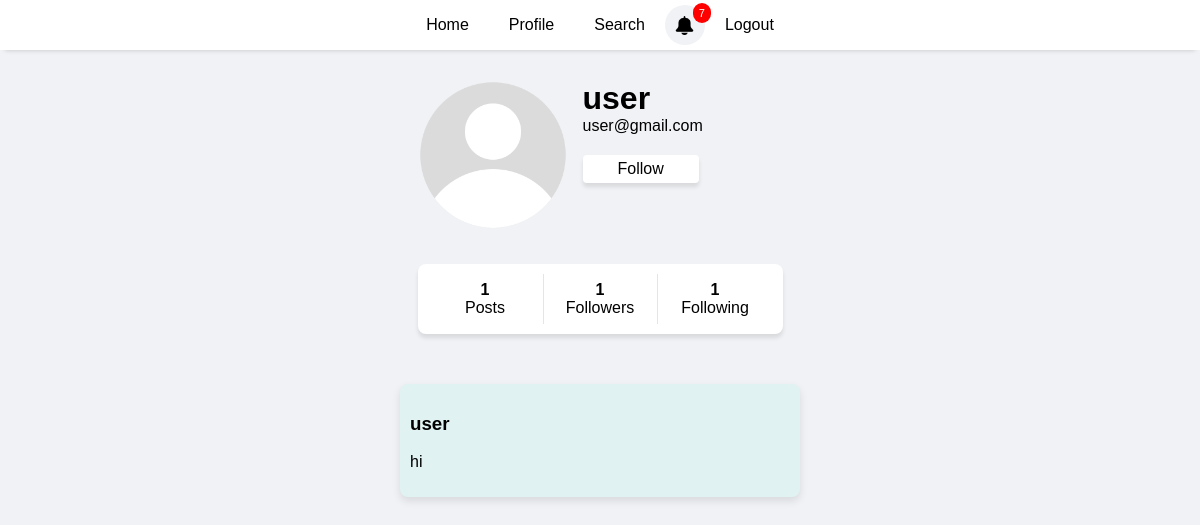
The page /info.php?id=55 (signed in) on the database its author committed.
### tables this page shows
CREATE TABLE `users` (
  `id` int(5) NOT NULL,
  `username` varchar(50) NOT NULL,
  `password` varchar(50) NOT NULL,
  `email` varchar(50) NOT NULL,
  `pdp` enum('default','sara','dalia','islam','mohamed') DEFAULT 'default',
  `verified` varchar(8) NOT NULL
);

CREATE TABLE `posts` (
  `id` int(11) NOT NULL,
  `user_id` int(11) DEFAULT NULL,
  `content` text DEFAULT NULL,
  `created_at` timestamp NOT NULL DEFAULT current_timestamp()
);

### info.php (the view, shortened to what this page needs)
<?php
require("connection.php");
$follower_id = $_GET['id'];
$following = $db -> prepare("SELECT count(followed_id) as following_num  FROM follow WHERE follower_id = :follower_id");
$following -> execute(array(
    "follower_id"=> $follower_id,
));
$followingCount = $following -> fetch();
?>
<?php
$status = '';
$followed_id = $_GET['id'];
$followers = $db -> prepare("SELECT count(follower_id) as follower_num FROM follow WHERE followed_id = :followed_id");
$followers -> execute(array("followed_id"=> $followed_id));
$followersCount = $followers -> fetch();
?>
<!DOCTYPE html>
<html lang="en">
<head>
</head>
<body>
<?php
  require('header.php');
?>
<div class="infoContainer">
<div class="userprofile">
<?php
 require("connection.php");
    $id = $_GET['id'];
 $select = $db -> prepare("SELECT * FROM users WHERE id=:id");
    $select -> execute(array(
        'id' => $id
    ));
    $data = $select->fetch();
?>
<div class="userpdp">
    <?php
if ($data['pdp'] === 'default') {
echo '<img src="uploads/default.png" alt="default Image">';
} elseif ($data['pdp'] === 'sara') {
echo "<img src='uploads/sara.png' alt='sara Image'>";
} elseif ($data['pdp'] === 'dalia') {
echo "<img  src='uploads/dalia.png' alt='dalia Image'>";
}  elseif ($data['pdp'] === 'islam') {
echo"<img src='uploads/islam.png' alt='islam Image'>";
}
elseif ($data['pdp'] === 'mohamed') {
echo"<img class='image' src='uploads/mohamed.png' alt='mohamed Image'>";
} else {
echo '<img src="uploads/default.png" alt="default Image">';
}
?>
</div>
<div class="userinfo">
<h3><?php echo $data['username'] ?></h3>
<span><?php echo $data['email'] ?></span>
<?php if ($status !== 'followed') : ?>
<button id="follow" onclick="window.location.href='follow.php?followed_id=<?php echo $data['id']; ?>'">Follow</button>
<?php elseif($status == 'followed') : ?>
    <button id="unfollow" onclick="window.location.href='unfollow.php?followed_id=<?php echo $data['id']; ?>'">Unfollow</button>
    <?php endif; ?>
</div>
</div>
<div class="stats">
    <div >
        <b><?php echo $followersCount['follower_num']; ?></b>
         <span>Posts</span>
    </div>
     <div  onclick="showFollowers()">
        <b><?php echo $followersCount['follower_num']; ?></b>
     <span>Followers</span>
     </div>
     <div  onclick="showFollowing()">
     <b> <?php echo $followingCount['following_num']; ?> </b>
     <span>Following</span>
     </div>
    </div>
    <div class="posts">
    <?php
 $show = $db->prepare('SELECT posts.content, users.username
 FROM posts
 INNER JOIN users ON posts.user_id = users.id
 WHERE users.id=:id ORDER BY posts.created_at DESC');
$show->execute(array('id' => $id));
while ($data = $show->fetch(PDO::FETCH_ASSOC)){
    echo '<div class="post">';
    echo '<h3>' . htmlspecialchars($data['username']) . '</h3>';
    echo '<p>' . htmlspecialchars($data['content']) . '</p>';
    echo '</div>';
}
?>
    </div>
    </div>
</body>
</html>

### header.php (style rules this page uses)
* { font-family: sans-serif; }
body { background-color: #f0f2f5; margin: 0; padding: 0; position: relative; }

### info.php (style rules this page uses)
* { box-sizing: border-box; }
.infoContainer { width: 100%; padding: 50px 0; display: flex; flex-direction: column; align-items: center; }
.stats { display: flex; width: 100%; max-width: fit-content; padding: 10px; background-color: #fff; box-shadow: 0 4px 4px rgba(0, 0, 0, 0.1); border-radius: 8px; }
.stats div { display: flex; flex-direction: column; align-items: center; justify-content: center; padding: 7px 25px; cursor: pointer; width: 115px; }
.stats div:first-child { cursor: text; }
.stats div:nth-child(2) { border-left: 1px solid rgba(0, 0, 0, 0.1); border-right: 1px solid rgba(0, 0, 0, 0.1); }
.posts { margin-top: 50px; }
.post { width: 400px; padding: 10px; margin-bottom: 10px; background-color: #e0f2f1; border-radius: 8px; box-shadow: 0 4px 8px rgba(0, 0, 0, 0.1); }
.userprofile { display: flex; width: 365px; margin: 30px 0 30px; }
.userinfo { display: flex; flex-direction: column; margin-left: 15px; }
.userinfo h3 { font-size: xx-large; margin: 0; }
.userinfo button { font-size: 16px; cursor: pointer; margin-top: 20px; border-radius: 4px; width: fit-content; padding: 5px 35px; background-color:#fff; border: none; box-shadow: 0 4px 4px rgba(0, 0, 0, 0.1); }
.userpdp img { width: 150px; height: 150px; }

### rows shown on the page
users: username "user", email "user@gmail.com"
posts: user.username "user", content "hi"

### other values the page prints
$totalNotifications "7"
$followersCount['follower_num'] "1"
$followingCount['following_num'] "1"
